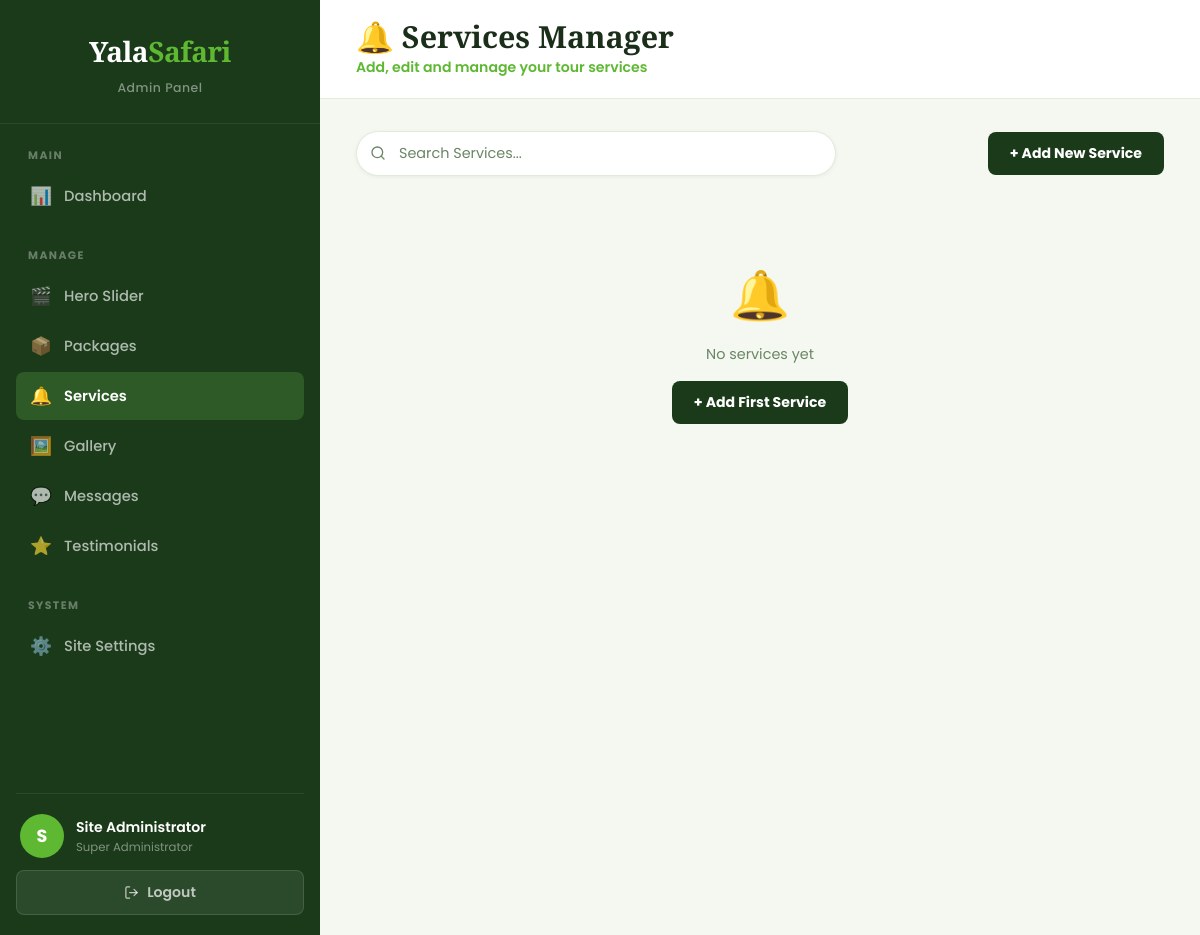
Before: /admin/services.php (signed in) with the older database file.
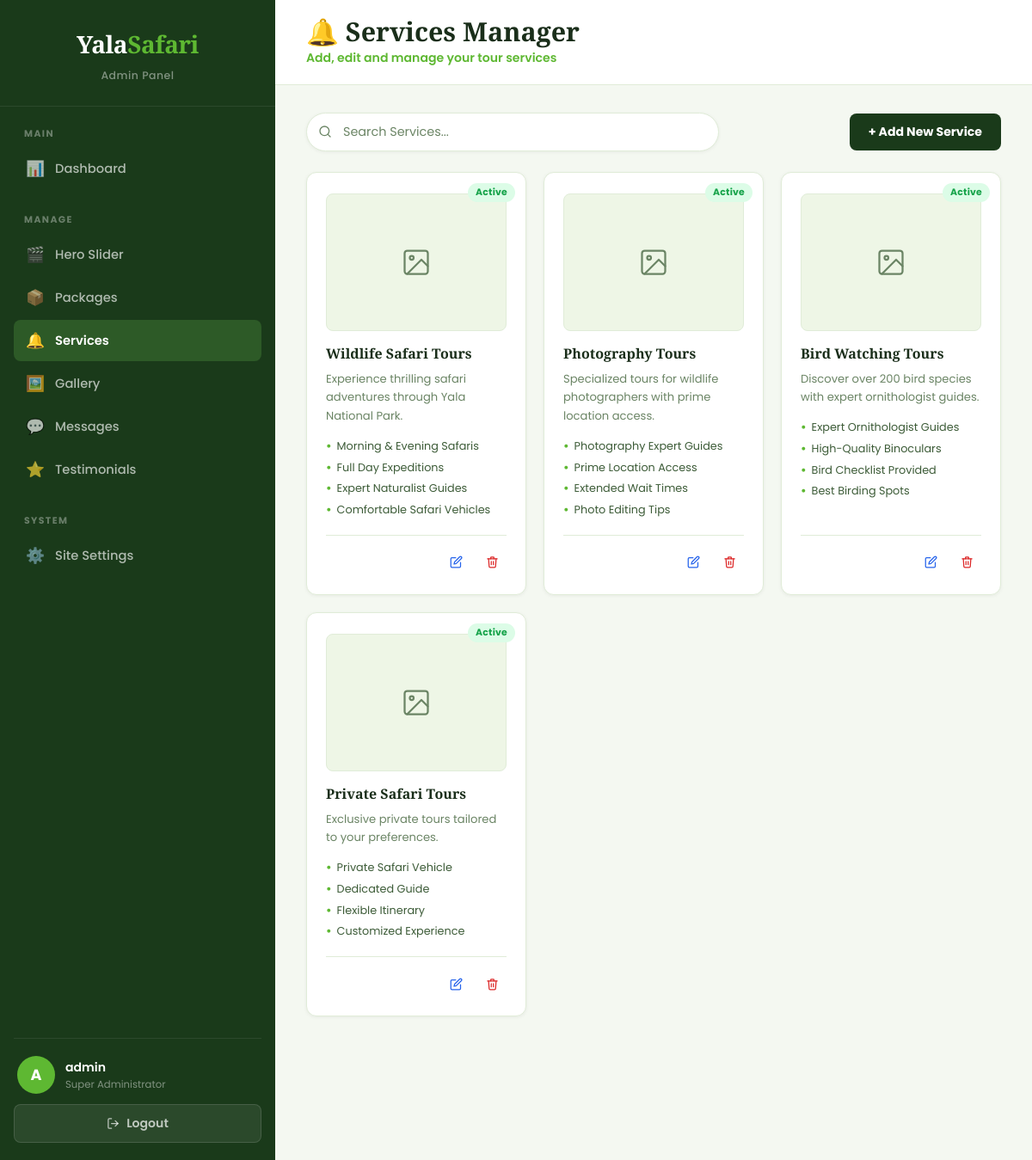
After: the same page with the newer database file.
### tables this page shows
CREATE TABLE IF NOT EXISTS `services` (
  `id`          INT AUTO_INCREMENT PRIMARY KEY,
  `name`        VARCHAR(150) NOT NULL,
  `description` TEXT,
  `features`    TEXT,
  `image`       VARCHAR(255),
  `status`      ENUM('active','inactive') DEFAULT 'active',
  `created_at`  TIMESTAMP DEFAULT CURRENT_TIMESTAMP
);

### admin/includes/auth.php (called while the page is built, shortened)
<?php
function currentAdmin(): array {
    return [
        'id'       => $_SESSION['admin_id']   ?? 0,
        'username' => $_SESSION['admin_user'] ?? '',
        'name'     => $_SESSION['admin_name'] ?? 'Admin',
    ];
}

### admin/services.php (the view, shortened to what this page needs)
<?php
require_once __DIR__ . '/includes/auth.php';
$db = getDB();
$search     = trim($_GET['search'] ?? '');
if ($search) {
    $like = "%{$search}%";
    $stmt = $db->prepare('SELECT * FROM services WHERE name LIKE ? OR description LIKE ? ORDER BY created_at DESC');
    $stmt->bind_param('ss', $like, $like);
    $stmt->execute();
    $services = $stmt->get_result()->fetch_all(MYSQLI_ASSOC);
    $stmt->close();
} else {
    $res      = $db->query('SELECT * FROM services ORDER BY created_at DESC');
    $services = $res ? $res->fetch_all(MYSQLI_ASSOC) : [];
}
?>
<!DOCTYPE html>
<html lang="en">
<head>
  <link rel="stylesheet" href="css/admin.css"/>
  <link rel="stylesheet" href="css/services.css"/>
</head>
<body>
<div class="admin-layout">
  <?php require_once __DIR__ . '/includes/sidebar.php'; ?>
  <main class="admin-main">
    <div class="admin-topbar">
      <div class="topbar-title">
        <h1>🔔 Services Manager</h1>
        <p>Add, edit and manage your tour services</p>
      </div>
    </div>
    <div class="admin-content">
      <div class="svc-toolbar">
        <form method="GET" action="services.php" class="search-form">
          <div class="search-wrap">
            <input type="text" name="search" placeholder="Search Services..."
              value="<?= htmlspecialchars($search) ?>" autocomplete="off"/>
          </div>
        </form>
        <a href="services.php?action=add" class="btn-add">+ Add New Service</a>
      </div>
      <div class="services-grid">
        <?php if (empty($services)): ?>
          <div class="svc-empty">
            <div class="svc-empty-icon">🔔</div>
            <p><?= $search ? 'No services found for &ldquo;<strong>' . htmlspecialchars($search) . '</strong>&rdquo;' : 'No services yet' ?></p>
            <?php if (!$search): ?>
              <a href="services.php?action=add" class="btn-add">+ Add First Service</a>
            <?php endif; ?>
          </div>
        <?php else: ?>
          <?php foreach ($services as $s): ?>
          <div class="svc-card">
            <span class="svc-status-badge <?= $s['status'] ?>"><?= ucfirst($s['status']) ?></span>
            <div class="svc-card-img">
              <?php if (!empty($s['image'])): ?>
                <img
                  src="../<?= htmlspecialchars($s['image']) ?>"
                  alt="<?= htmlspecialchars($s['name']) ?>"
                  onerror="this.parentElement.innerHTML='<svg viewBox=\'0 0 24 24\' stroke-width=\'1.5\' stroke-linecap=\'round\' stroke-linejoin=\'round\' style=\'width:36px;height:36px;stroke:#6b8565;fill:none\'><rect x=\'3\' y=\'3\' width=\'18\' height=\'18\' rx=\'2\'/><circle cx=\'8.5\' cy=\'8.5\' r=\'1.5\'/><polyline points=\'21 15 16 10 5 21\'/></svg>'"
                />
              <?php else: ?>
                <svg viewBox="0 0 24 24" stroke-width="1.5" stroke-linecap="round" stroke-linejoin="round">
                  <rect x="3" y="3" width="18" height="18" rx="2"/>
                  <circle cx="8.5" cy="8.5" r="1.5"/>
                  <polyline points="21 15 16 10 5 21"/>
                </svg>
              <?php endif; ?>
            </div>
            <div class="svc-card-body">
              <div class="svc-card-name"><?= htmlspecialchars($s['name']) ?></div>
              <div class="svc-card-desc"><?= htmlspecialchars($s['description'] ?? '') ?></div>
              <?php if (!empty($s['features'])): ?>
                <ul class="svc-card-features">
                  <?php
                    $lines = array_filter(array_map('trim', explode("\n", $s['features'])));
                    foreach ($lines as $line):
                  ?>
                    <li><?= htmlspecialchars($line) ?></li>
                  <?php endforeach; ?>
                </ul>
              <?php endif; ?>
            </div>
            <div class="svc-card-footer">
              <a href="services.php?edit=<?= $s['id'] ?>" class="btn-icon btn-edit" title="Edit service">
                <svg viewBox="0 0 24 24" stroke-width="2" stroke-linecap="round" stroke-linejoin="round">
                  <path d="M11 4H4a2 2 0 00-2 2v14a2 2 0 002 2h14a2 2 0 002-2v-7"/>
                  <path d="M18.5 2.5a2.121 2.121 0 013 3L12 15l-4 1 1-4 9.5-9.5z"/>
                </svg>
              </a>
              <form method="POST" action="services.php" onsubmit="return confirm('Delete «<?= htmlspecialchars(addslashes($s['name'])) ?>»?')">
                <button type="submit" class="btn-icon btn-delete" title="Delete">
                  <svg viewBox="0 0 24 24" stroke-width="2" stroke-linecap="round" stroke-linejoin="round">
                    <polyline points="3 6 5 6 21 6"/>
                    <path d="M19 6l-1 14a2 2 0 01-2 2H8a2 2 0 01-2-2L5 6"/>
                    <path d="M10 11v6M14 11v6"/>
                    <path d="M9 6V4a1 1 0 011-1h4a1 1 0 011 1v2"/>
                  </svg>
                </button>
              </form>
            </div>
          </div>
          <?php endforeach; ?>
        <?php endif; ?>
      </div>
    </div>
  </main>
</div>
</body>
</html>

### admin/includes/sidebar.php (shortened to what this page needs)
<?php
$admin        = currentAdmin();
$currentPage  = basename($_SERVER['PHP_SELF'], '.php');
$db           = getDB();
$unreadResult = $db->query('SELECT COUNT(*) as cnt FROM messages WHERE is_read = 0');
$unreadCount  = $unreadResult ? (int)$unreadResult->fetch_assoc()['cnt'] : 0;
function navItem(string $href, string $icon, string $label, string $page, string $current, int $badge = 0): string {
    $active = ($page === $current) ? ' active' : '';
    $badgeHtml = $badge > 0 ? "<span class='nav-badge'>{$badge}</span>" : '';
    return "<a href='{$href}' class='nav-item{$active}'>
              <span class='nav-item-icon'>{$icon}</span>
              {$label}
              {$badgeHtml}
            </a>";
}
$initial = strtoupper(substr($admin['name'], 0, 1));
?>
<aside class="sidebar" id="sidebar">
  <div class="sidebar-logo">
    <a href="../index.html">
      <span class="sidebar-logo-text" style="display:none">Yala<span>Safari</span></span>
    </a>
    <span class="sidebar-logo-sub">Admin Panel</span>
  </div>
  <nav class="sidebar-nav">
    <div class="nav-section">
      <div class="nav-section-label">Main</div>
      <?= navItem('dashboard.php', '📊', 'Dashboard', 'dashboard', $currentPage) ?>
    </div>
    <div class="nav-section">
      <div class="nav-section-label">Manage</div>
      <?= navItem('hero.php',     '🎬', 'Hero Slider','hero',     $currentPage) ?>
      <?= navItem('packages.php', '📦', 'Packages',  'packages',  $currentPage) ?>
      <?= navItem('services.php', '🔔', 'Services',  'services',  $currentPage) ?>
      <?= navItem('gallery.php',  '🖼️', 'Gallery',   'gallery',   $currentPage) ?>
      <?= navItem('messages.php',     '💬', 'Messages',     'messages',     $currentPage, $unreadCount) ?>
      <?= navItem('testimonials.php', '⭐', 'Testimonials', 'testimonials', $currentPage) ?>
    </div>
    <div class="nav-section">
      <div class="nav-section-label">System</div>
      <?= navItem('settings.php', '⚙️', 'Site Settings', 'settings', $currentPage) ?>
    </div>
  </nav>
  <hr class="sidebar-divider"/>
  <div class="sidebar-profile">
    <div class="profile-avatar"><?= htmlspecialchars($initial) ?></div>
    <div class="profile-info">
      <div class="profile-name"><?= htmlspecialchars($admin['name']) ?></div>
      <div class="profile-role">Super Administrator</div>
    </div>
  </div>
  <form method="POST" action="logout.php">
    <button type="submit" class="btn-logout">
      <svg width="15" height="15" viewBox="0 0 24 24" fill="none" stroke="currentColor" stroke-width="2" stroke-linecap="round" stroke-linejoin="round">
        <path d="M9 21H5a2 2 0 01-2-2V5a2 2 0 012-2h4"/>
        <polyline points="16 17 21 12 16 7"/>
        <line x1="21" y1="12" x2="9" y2="12"/>
      </svg>
      Logout
    </button>
  </form>
</aside>

### admin/css/admin.css (style rules this page uses)
*, *::before, *::after { box-sizing: border-box; margin: 0; padding: 0; }
:root { --sidebar-w: 320px; --sidebar-bg: #1a3a1a; --sidebar-hover: rgba(255,255,255,0.07); --sidebar-active:#2d5a27; --green-accent: #5eb832; --green-light: #7cc142; --green-pale: #eef6e6; --green-pale2: #dff0cc; --white: #ffffff; --bg: #f4f8f1; --card-bg: #ffffff; --text-dark: #1a2e1a; --text-body: #3d5c38; --text-muted: #6b8565; --border: #e0ecd8; --shadow-sm: 0 1px 4px rgba(0,0,0,0.06); --shadow-md: 0 4px 16px rgba(0,0,0,0.09); --radius-sm: 8px; --radius-md: 12px; --radius-lg: 16px; --transition: all 0.22s ease; }
html, body { height: 100%; font-family: 'Poppins', sans-serif; background: var(--bg); color: var(--text-dark); }
a { text-decoration: none; color: inherit; }
button { font-family: inherit; cursor: pointer; }
ul { list-style: none; }
.admin-layout { display: flex; min-height: 100vh; }
.sidebar { width: var(--sidebar-w); min-width: var(--sidebar-w); background: var(--sidebar-bg); display: flex; flex-direction: column; position: fixed; top: 0; left: 0; height: 100vh; z-index: 100; overflow-y: auto; }
.sidebar-logo { padding: 32px 28px 24px; border-bottom: 1px solid rgba(255,255,255,0.08); text-align: center; }
.sidebar-logo-text { font-family: 'Playfair Display', serif; font-size: 1.75rem; font-weight: 800; color: var(--white); display: block; margin-bottom: 4px; letter-spacing: -0.5px; }
.sidebar-logo-text span { color: var(--green-accent); }
.sidebar-logo-sub { font-size: 0.78rem; color: rgba(255,255,255,0.45); letter-spacing: 0.5px; font-weight: 500; }
.sidebar-nav { flex: 1; padding: 24px 16px; }
.nav-section { margin-bottom: 28px; }
.nav-section-label { font-size: 0.68rem; font-weight: 700; color: rgba(255,255,255,0.35); letter-spacing: 1.4px; text-transform: uppercase; padding: 0 12px; margin-bottom: 8px; }
.nav-item { display: flex; align-items: center; gap: 12px; padding: 11px 14px; border-radius: var(--radius-sm); color: rgba(255,255,255,0.65); font-size: 0.92rem; font-weight: 500; transition: var(--transition); margin-bottom: 2px; }
.nav-item.active { background: var(--sidebar-active); color: var(--white); font-weight: 600; }
.nav-item-icon { font-size: 1.1rem; width: 22px; text-align: center; flex-shrink: 0; }
.sidebar-divider { border: none; border-top: 1px solid rgba(255,255,255,0.08); margin: 0 16px; }
.sidebar-profile { padding: 20px 20px 12px; display: flex; align-items: center; gap: 12px; }
.profile-avatar { width: 44px; height: 44px; border-radius: 50%; background: var(--green-accent); display: flex; align-items: center; justify-content: center; font-size: 1.1rem; flex-shrink: 0; color: var(--white); font-weight: 700; }
.profile-info { flex: 1; min-width: 0; }
.profile-name { font-size: 0.88rem; font-weight: 600; color: var(--white); white-space: nowrap; overflow: hidden; text-overflow: ellipsis; }
.profile-role { font-size: 0.73rem; color: rgba(255,255,255,0.45); margin-top: 1px; }
.btn-logout { margin: 0 16px 20px; padding: 11px; background: rgba(255,255,255,0.08); border: 1px solid rgba(255,255,255,0.12); border-radius: var(--radius-sm); color: rgba(255,255,255,0.7); font-size: 0.88rem; font-weight: 600; width: calc(100% - 32px); transition: var(--transition); display: flex; align-items: center; justify-content: center; gap: 8px; }
.admin-main { flex: 1; margin-left: var(--sidebar-w); min-height: 100vh; display: flex; flex-direction: column; }
.admin-topbar { background: var(--white); border-bottom: 1px solid var(--border); padding: 20px 36px; display: flex; align-items: flex-start; justify-content: space-between; gap: 16px; }
.topbar-title h1 { font-family: 'Playfair Display', serif; font-size: 1.9rem; font-weight: 800; color: var(--text-dark); line-height: 1.15; }
.topbar-title p { font-size: 0.88rem; color: var(--green-accent); font-weight: 600; margin-top: 2px; }
.admin-content { padding: 32px 36px; flex: 1; }

Changed rows visible on the page:
added services: status "Active", name "Wildlife Safari Tours", description "Experience thrilling safari adventures through Yala National Park.", features "Morning & Evening Safaris", features "Full Day Expeditions", features "Expert Naturalist Guides", features "Comfortable Safari Vehicles"
added services: status "Active", name "Photography Tours", description "Specialized tours for wildlife photographers with prime location access.", features "Photography Expert Guides", features "Prime Location Access", features "Extended Wait Times", features "Photo Editing Tips"
added services: status "Active", name "Bird Watching Tours", description "Discover over 200 bird species with expert ornithologist guides.", features "Expert Ornithologist Guides", features "High-Quality Binoculars", features "Bird Checklist Provided", features "Best Birding Spots"
added services: status "Active", name "Private Safari Tours", description "Exclusive private tours tailored to your preferences.", features "Private Safari Vehicle", features "Dedicated Guide", features "Flexible Itinerary", features "Customized Experience"
Other visible differences:
$initial: "S" → "A"
$admin['name']: "Site Administrator" → "admin"
text no longer shown: "🔔 No services yet + Add First Service"
